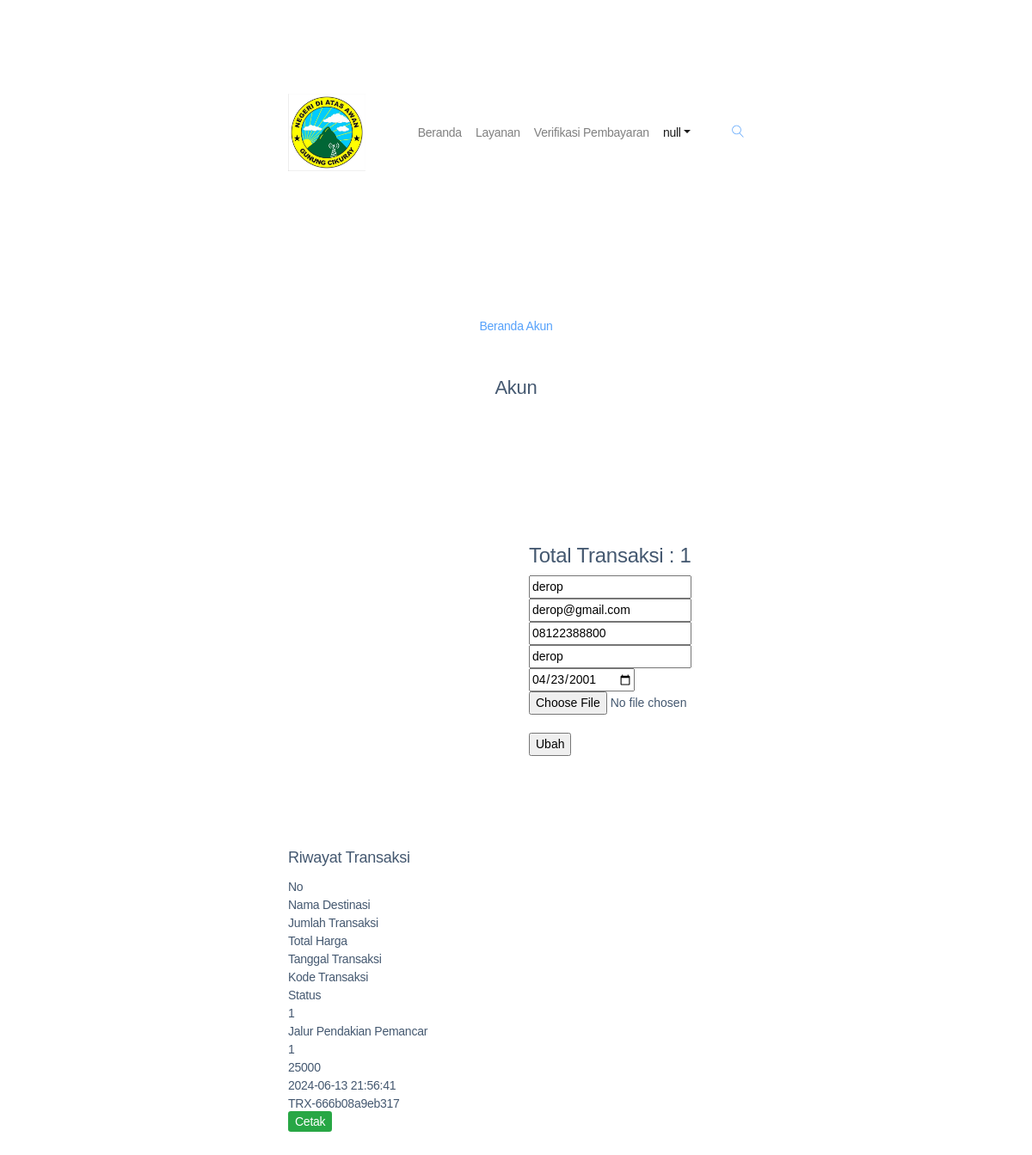
The page /User/akun.php (signed in) on the database its author committed.
### tables this page shows
CREATE TABLE `tb_user` (
  `id_user` int(11) NOT NULL,
  `nama_lengkap` varchar(100) DEFAULT NULL,
  `username` varchar(50) DEFAULT NULL,
  `password` varchar(250) DEFAULT NULL,
  `email` varchar(100) DEFAULT NULL,
  `no_hp` varchar(15) DEFAULT NULL,
  `tgl_lahir` date DEFAULT NULL,
  `gambar` varchar(250) DEFAULT 'coretan.png',
  `status` enum('0','1') DEFAULT '0',
  `created` datetime DEFAULT NULL,
  `modified` datetime DEFAULT NULL
);

CREATE TABLE `tb_transaksi` (
  `id_transaksi` int(11) NOT NULL,
  `kode` varchar(50) DEFAULT NULL,
  `id_user` int(11) DEFAULT NULL,
  `id_jalur` int(11) DEFAULT NULL,
  `jumlah_pesan` int(11) DEFAULT NULL,
  `total_harga` varchar(50) DEFAULT NULL,
  `status` enum('0','1','2') DEFAULT '0',
  `created` datetime DEFAULT NULL,
  `modified` datetime DEFAULT NULL,
  `bukti` varchar(50) NOT NULL
);

CREATE TABLE `tb_jalur` (
  `id_jalur` int(11) NOT NULL,
  `id_kategori` int(11) DEFAULT NULL,
  `nama_jalur` varchar(50) DEFAULT NULL,
  `alamat` text DEFAULT NULL,
  `ket_singkat` text DEFAULT NULL,
  `ket_lengkap` text DEFAULT NULL,
  `harga` int(11) DEFAULT NULL,
  `stok` int(11) DEFAULT NULL,
  `gambar` varchar(250) DEFAULT NULL,
  `created` datetime DEFAULT NULL,
  `modified` datetime DEFAULT NULL
);

### User/akun.php (the view, shortened to what this page needs)
<?php
include '../koneksi.php';
$id_user = $_COOKIE['version'];
$query = "SELECT * FROM tb_user WHERE id_user = '$id_user'";
$exe = mysqli_query($conn, $query);
$row = mysqli_fetch_array($exe);
$query2 = "SELECT COUNT(*) AS total FROM tb_transaksi WHERE id_user = '$id_user'";
$exe2 = mysqli_query($conn,$query2);
$row2 = mysqli_fetch_array($exe2);
?>
<!DOCTYPE html>
<html lang="en">
<head>
  <link rel="stylesheet" href="../assets/dist-2/css/bootstrap.css">
  <link rel="stylesheet" href="../assets/dist-2/vendors/linericon/style.css">
  <link rel="stylesheet" href="../assets/dist-2/css/font-awesome.min.css">
  <link rel="stylesheet" href="../assets/dist-2/vendors/owl-carousel/owl.carousel.min.css">
  <link rel="stylesheet" href="../assets/dist-2/vendors/lightbox/simpleLightbox.css">
  <link rel="stylesheet" href="../assets/dist-2/vendors/nice-select/css/nice-select.css">
  <link rel="stylesheet" href="../assets/dist-2/vendors/animate-css/animate.css">
  <link rel="stylesheet" href="../assets/dist-2/css/style.css">
  <link rel="stylesheet" href="../assets/dist-2/css/responsive.css">
</head>
<body>
  <header class="header_area">
    <div class="main_menu">
      <nav class="navbar navbar-expand-lg navbar-light">
        <div class="container box_1620">
          <a class="navbar-brand logo_h" href="index"><img src="../assets/images/logo.jpg" alt="" style="width: 90px;"></a>
          <div class="collapse navbar-collapse offset" id="navbarSupportedContent">
            <ul class="nav navbar-nav menu_nav ml-auto">
              <li class="nav-item"><a class="nav-link" href="index">Beranda</a></li>
              <li class="nav-item"><a class="nav-link" href="layanan">Layanan</a></li>
              <li class="nav-item"><a class="nav-link" href="verifikasi">Verifikasi Pembayaran</a></li>
              <li class="nav-item active submenu dropdown">
                <a href="#" class="nav-link dropdown-toggle" data-toggle="dropdown" role="button" aria-haspopup="true" aria-expanded="false"><script type="text/javascript">document.write(tampil2)</script></a>
              </li>
            </ul>
            <ul class="nav navbar-nav navbar-right">
              <li class="nav-item"><a href="#" class="search"><i class="lnr lnr-magnifier"></i></a></li>
            </ul>
          </div>
        </div>
      </nav>
    </div>
  </header>
  <section class="banner_area">
    <div class="banner_inner d-flex align-items-center">
      <div class="container">
       <div class="banner_content text-center">
        <div class="page_link">
         <a href="index">Beranda</a>
         <a href="akun">Akun</a>
       </div>
       <h2>Akun</h2>
     </div>
   </div>
 </div>
</section>
<section class="portfolio_details_area p_120">
 <div class="container">
  <div class="portfolio_details_inner">
   <div class="row">
    <div class="col-md-6">
     <div class="left_img">
    </div>
  </div>
  <div class="col-md-6">
   <div class="portfolio_right_text">
    <h4>Total Transaksi : <?php echo $row2['total'];?></h4>
    <form action="Proses/update-akun.php" method="POST" enctype="multipart/form-data">
      <div class="perhitungan">
        <div class="mt-10">
          <input type="text" id="nama_lengkap" name="nama_lengkap" placeholder="Nama Lengkap"  value="<?php echo $row['nama_lengkap'];?>" required class="single-input" autocomplete="off">
        </div>
        <div class="mt-10">
          <input type="email" id="email" name="email" placeholder="Alamat Email" value="<?php echo $row['email'];?>" required class="single-input" autocomplete="off">
        </div>
        <div class="mt-10">
          <input type="number" id="no_hp" name="no_hp" placeholder="Nomor Telepon" value="<?php echo $row['no_hp'];?>" required class="single-input" autocomplete="off">
        </div>
        <div class="mt-10">
          <input type="text" id="username" name="username" placeholder="Nama Wisata" value="<?php echo $row['username'];?>" required class="single-input" autocomplete="off">
        </div>
        <div class="mt-10">
          <input type="date" id="tgl_lahir" name="tgl_lahir" placeholder="Tanggal Lahir" value="<?php echo $row['tgl_lahir'];?>" required class="single-input" autocomplete="off">
        </div>
        <div class="mt-10">
          <input type="file" id="gambar" name="gambar" placeholder="Gambar" class="single-input" required="">
        </div><br>
        <input type="submit" class="genric-btn info circle" name="submit" id="submit" value="Ubah">
      </div>
    </form>
  </div>
</div>
</div>
</div>
</div>
</section>
<div class="whole-wrap">
  <div class="container">
    <div class="section-top-border">
      <h3 class="mb-30 title_color">Riwayat Transaksi</h3>
      <div class="progress-table-wrap">
        <div class="progress-table">
          <div class="table-head">
            <div class="serial">No</div>
            <div class="visit">Nama Destinasi</div>
            <div class="visit">Jumlah Transaksi</div>
            <div class="visit">Total Harga</div>
            <div class="visit">Tanggal Transaksi</div>
            <div class="visit">Kode Transaksi</div>
            <div class="visit">Status</div>
          </div>
          <?php
          $no = 1;
          $query3 = mysqli_query($conn, "SELECT t.jumlah_pesan, t.total_harga, t.created, t.id_transaksi, t.status, t.kode, w.nama_jalur FROM tb_transaksi t INNER JOIn tb_jalur w ON t.id_jalur = w.id_jalur WHERE t.id_user = '$id_user'");
          while($row3 = mysqli_fetch_array($query3)) {
            ?>
            <div class="table-row">
              <div class="serial"><?php echo $no++; ?></div>
              <div class="visit"><?php echo $row3['nama_jalur']; ?></div>
              <div class="visit"><?php echo $row3['jumlah_pesan']; ?></div>
              <div class="visit"><?php echo $row3['total_harga']; ?></div>
              <div class="visit"><?php echo $row3['created']; ?></div>
              <div class="visit"><?php echo $row3['kode']; ?></div>
              <div class="visit">
                <?php
                if ($row3['status'] == 0) {
                  echo "<span class='btn-sm btn-primary'>Pending</span>";
                }else if ($row3['status'] == 1){
                  echo "<span class='btn-sm btn-success'>Proses</span>";
                }else if ($row3['status'] == 2){
                  echo "<a href='Proses/cetak?id=$row3[id_transaksi]' target=_blank><span class='btn-sm btn-success'>Cetak</span></a>";
                }else {
                  echo "<span class='btn-sm btn-danger'>Gagal</span>";
                }
                ?>
              </div>
            </div>
          <?php } ?>
        </div>
      </div>
    </div>
  </div>
</div>
</body>
</html>

### assets/dist-2/css/responsive.css (style rules this page uses)
@media (max-width:1619px) { .header_area .navbar .search { margin-left: 40px; } }

### rows shown on the page
tb_user: nama_lengkap "derop", email "derop@gmail.com", no_hp "08122388800", username "derop", tgl_lahir "04/23/2001"
tb_transaksi: id_jalur.nama_jalur "Jalur Pendakian Pemancar", jumlah_pesan "1", total_harga "25000", created "2024-06-13 21:56:41", kode "TRX-666b08a9eb317"

### other values the page prints
$row2['total'] "1"
